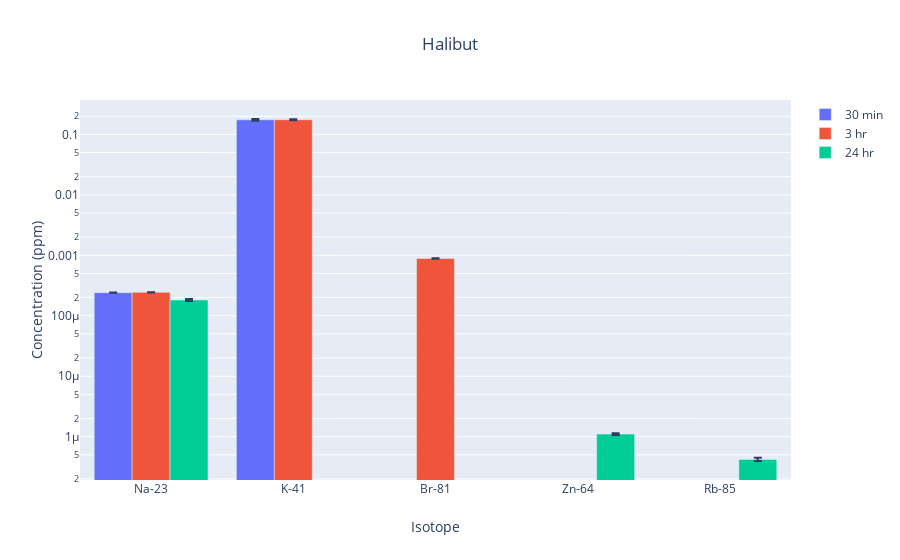

This figure's notebook cell:
### Code cell
fig = go.Figure()
fig.add_trace(go.Bar(
    x=am.get_initial_isotopes(new_dfs[0]['isotopes']), y=new_dfs[0]['ppm'],
    error_y=dict(type='data', array=new_dfs[0]['ppm-unc']),
    name="30 min"
))
fig.add_trace(go.Bar(
    x=am.get_initial_isotopes(new_dfs[1]['isotopes']), y=new_dfs[1]['ppm'],
    error_y=dict(type='data', array=new_dfs[1]['ppm-unc']),
    name="3 hr"
))
fig.add_trace(go.Bar(
    x=am.get_initial_isotopes(new_dfs[2]['isotopes']), y=new_dfs[2]['ppm'],
    error_y=dict(type='data', array=new_dfs[2]['ppm-unc']),
    name="24 hr"
))
fig.update_layout(barmode='group',
                title={
                    'text': sample_fish[sample_index],
#                    'y':0.9,
                    'x':0.5,
                    'xanchor': 'center'},
#                    'yanchor': 'top'},
                xaxis_title="Isotope",
                yaxis_title="Concentration (ppm)"
#                font=dict(
#                    family="Courier New, monospace",
#                    size=18,
#                    color="RebeccaPurple"
#                )
)
fig.update_yaxes(type="log")
fig.show()

### Figure 1 — Plotly figure (JSON) as saved in the notebook; plotly's stock layout.template omitted (floating-point values rounded to 4 significant figures)
{"data": [{"error_y": {"array": [1.9e-06, 0.005491], "type": "data"}, "name": "30 min", "type": "bar", "x": ["Na-23", "K-41"], "y": [0.000241, 0.1744]}, {"error_y": {"array": [6.394e-06, 1.258e-06, 0.004002], "type": "data"}, "name": "3 hr", "type": "bar", "x": ["Br-81", "Na-23", "K-41"], "y": [0.0008842, 0.0002445, 0.1751]}, {"error_y": {"array": [3.468e-08, 2.519e-08, 7.18e-06], "type": "data"}, "name": "24 hr", "type": "bar", "x": ["Zn-64", "Rb-85", "Na-23"], "y": [1.102e-06, 4.208e-07, 0.0001819]}], "layout": {"barmode": "group", "title": {"text": "Halibut", "x": 0.5, "xanchor": "center"}, "xaxis": {"title": {"text": "Isotope"}}, "yaxis": {"title": {"text": "Concentration (ppm)"}, "type": "log"}}}
